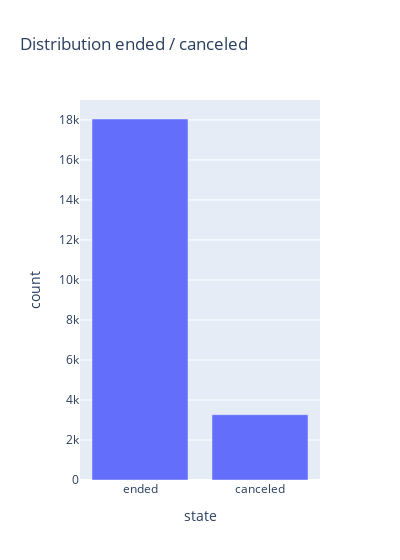

Write notebook code for a chart like this one.
### Code cell
print(f"Nombre de voiture : {data.value_counts(subset='car_id').sum()}")
print("Distribution des ended et canceled :")
plot = px.bar(data.value_counts(subset='state').reset_index(),x='state',y='count',title="Distribution ended / canceled",width=400)
plot.show()

### Figure 1 — Plotly figure (JSON) as saved in the notebook; plotly's stock layout.template omitted (floating-point values rounded to 4 significant figures)
{"data": [{"hovertemplate": "state=%{x}<br>count=%{y}<extra></extra>", "legendgroup": "", "marker": {"color": "#636efa", "pattern": {"shape": ""}}, "name": "", "orientation": "v", "showlegend": false, "textposition": "auto", "type": "bar", "x": ["ended", "canceled"], "xaxis": "x", "y": [18045, 3265], "yaxis": "y"}], "layout": {"barmode": "relative", "legend": {"tracegroupgap": 0}, "title": {"text": "Distribution ended / canceled"}, "width": 400, "xaxis": {"anchor": "y", "domain": [0, 1], "title": {"text": "state"}}, "yaxis": {"anchor": "x", "domain": [0, 1], "title": {"text": "count"}}}}
